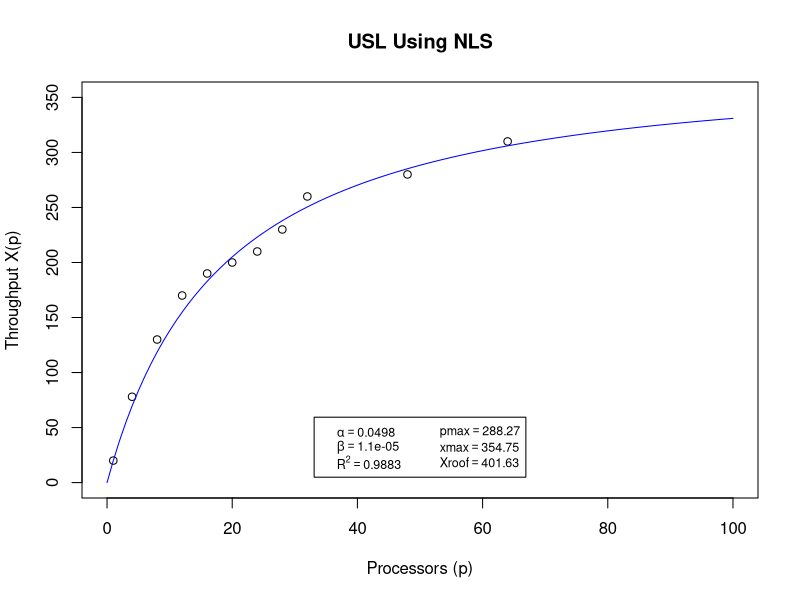

The R script that drew this image:

df.numa <- read.table(text="p	Xp
1   20
4   78
8   130
12  170
16  190
20  200
24  210
28  230
32  260
48  280
64  310", 
header=TRUE)

# Check the dataframe
print(df.numa)

# Normalize data and check efficiency
df.numa$Cp <- df.numa$Xp / df.numa$Xp[1]
df.numa$Ep <- df.numa$Cp / df.numa$p
print(df.numa)

# NLS fit for USL model
usl <- nls(Cp ~ p / (1 + alpha*(p-1) + beta*p*(p-1)), 
           data=df.numa, 
           start=c(alpha=0.1, beta=0.01)
           )
summary(usl)
x.coef <- coef(usl)

# Determine sum-of-squares for R-squared coeff from NLS fit
sse <- sum((df.numa$Cp - predict(usl))^2)
sst <- sum((df.numa$Cp - mean(df.numa$Cp))^2)

pmax <- sqrt((1 - x.coef['alpha']) / x.coef['beta'])
xmax <- df.numa$Xp[1]*pmax / (1 + x.coef['alpha']*(pmax - 1) + x.coef['beta']*pmax*(pmax - 1))


# Plot all the results
plot(df.numa$p, df.numa$Xp, stype="p",
     xlim=c(0,100), ylim=c(0,350),
     main="USL Using NLS",
     xlab="Processors (p)", ylab="Throughput X(p)"
     )

curve(df.numa$Xp[1] * x / (1 + x.coef['alpha'] * (x-1) + x.coef['beta'] * x * (x-1)), 
      from=0, to=100,
      add=TRUE, col="blue"
      )

legend("bottom", legend=eval(parse(text=sprintf(
   "expression(alpha == %.4f, beta == %.6f, R^2 == %.4f, pmax==%.2f, xmax==%.2f, Xroof==%.2f)",
   x.coef['alpha'], x.coef['beta'], 1-sse/sst, pmax, xmax, 
   df.numa$Xp[1]/x.coef['alpha'] ))), ncol=2, inset=0.05, cex=0.75
   )


